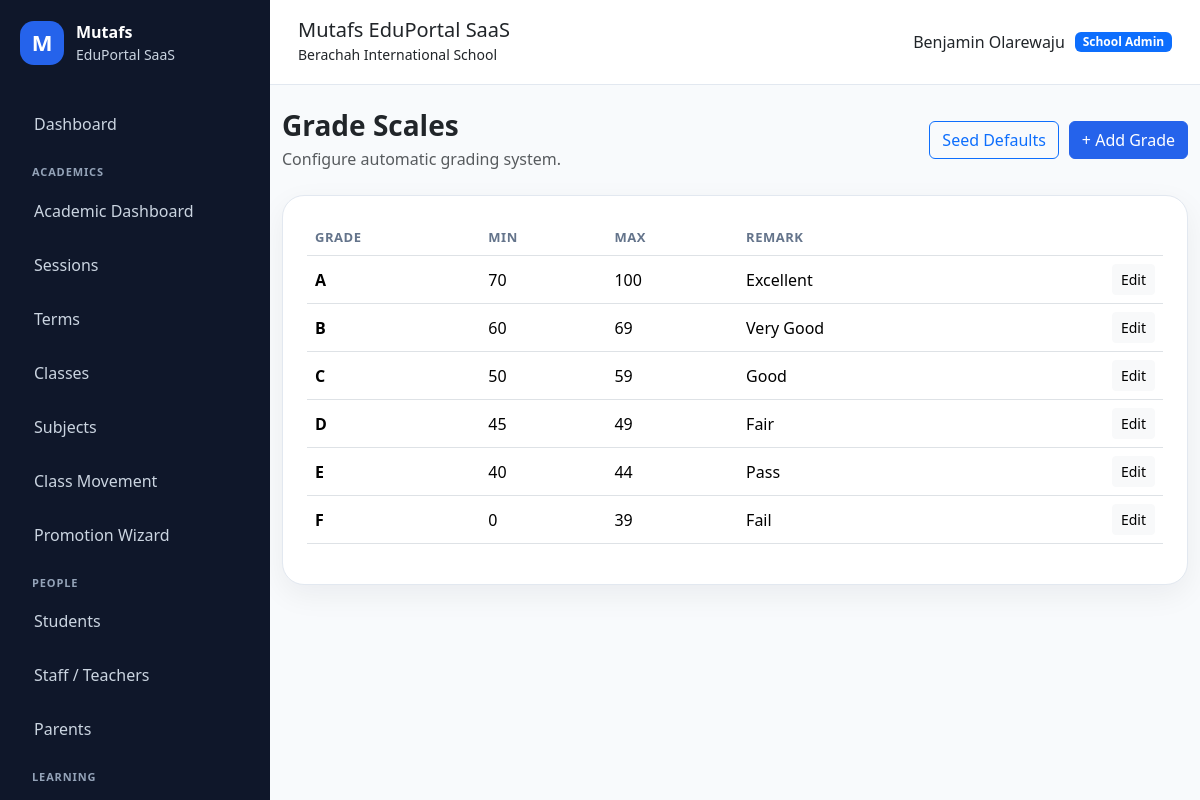
The app's page /results/grades/ (signed in) with its own data.
### apps/schools/models.py (models this page shows, shortened)
class School(models.Model):
    class SubscriptionStatus(models.TextChoices):
        TRIAL = "TRIAL", "Trial"
        ACTIVE = "ACTIVE", "Active"
        EXPIRED = "EXPIRED", "Expired"
        SUSPENDED = "SUSPENDED", "Suspended"
    name = models.CharField(max_length=255)
    slug = models.SlugField(max_length=255, unique=True, db_index=True)
    portal_subpath = models.SlugField(
        max_length=255,
        unique=True,
        help_text="Public portal path, e.g. berachah-school",
    )
    code = models.CharField(max_length=50, unique=True, db_index=True)
    email = models.EmailField(blank=True)
    phone = models.CharField(max_length=30, blank=True)
    address = models.TextField(blank=True)
    logo = models.ImageField(upload_to="school_logos/", blank=True, null=True)
    result_stamp = models.ImageField(
        upload_to="school_stamps/",
        blank=True,
        null=True,
    )
    is_active = models.BooleanField(default=True)
    is_verified = models.BooleanField(default=False)
    subscription_status = models.CharField(
        max_length=20,
        choices=SubscriptionStatus.choices,
        default=SubscriptionStatus.TRIAL,
        db_index=True,
    )
    subscription_start_date = models.DateField(null=True, blank=True)
    subscription_end_date = models.DateField(null=True, blank=True)
    result_checker_enabled = models.BooleanField(default=True)
    cbt_enabled = models.BooleanField(default=True)
    finance_enabled = models.BooleanField(default=True)
    parent_portal_enabled = models.BooleanField(default=True)
    custom_domain = models.CharField(
        max_length=255,
        blank=True,
        db_index=True,
        help_text="Example: schoolname.com",
    )
    subdomain = models.SlugField(
        max_length=100,
        blank=True,
        db_index=True,
        help_text="Example: brightstar",
    )
    primary_color = models.CharField(
        max_length=20,
        default="#2563eb",
    )
    secondary_color = models.CharField(
        max_length=20,
        default="#0f172a",
    )
    accent_color = models.CharField(
        max_length=20,
        default="#22c55e",
    )
    maintenance_mode = models.BooleanField(default=False)
    maintenance_message = models.TextField(
        blank=True,
        default="This school portal is temporarily under maintenance.",
    )
    storage_limit_mb = models.PositiveIntegerField(default=500)
    allow_custom_branding = models.BooleanField(default=True)
    created_at = models.DateTimeField(auto_now_add=True)
    updated_at = models.DateTimeField(auto_now=True)
    class Meta:
        ordering = ["name"]
        indexes = [
            models.Index(fields=["slug"]),
            models.Index(fields=["portal_subpath"]),
            models.Index(fields=["subscription_status"]),
            models.Index(fields=["is_active"]),
        ]
    @property
    def is_subscription_expired(self):
        if not self.subscription_end_date:
            return False
        return timezone.localdate() > self.subscription_end_date

### apps/accounts/models.py (models this page shows, shortened)
class User(AbstractUser):
    class Role(models.TextChoices):
        SUPER_ADMIN = "SUPER_ADMIN", "Super Admin"
        SCHOOL_ADMIN = "SCHOOL_ADMIN", "School Admin"
        TEACHER = "TEACHER", "Teacher"
        STUDENT = "STUDENT", "Student"
        PARENT = "PARENT", "Parent/Guardian"
    email = models.EmailField(unique=True)
    role = models.CharField(
        max_length=30,
        choices=Role.choices,
        default=Role.STUDENT,
        db_index=True,
    )
    school = models.ForeignKey(
        "schools.School",
        on_delete=models.SET_NULL,
        null=True,
        blank=True,
        related_name="users",
    )
    phone = models.CharField(max_length=30, blank=True)
    profile_picture = models.ImageField(
        upload_to="profiles/",
        blank=True,
        null=True,
    )
    must_change_password = models.BooleanField(default=False)
    last_login_ip = models.GenericIPAddressField(null=True, blank=True)
    last_activity_at = models.DateTimeField(null=True, blank=True)
    failed_login_attempts = models.PositiveIntegerField(default=0)
    created_at = models.DateTimeField(auto_now_add=True)
    updated_at = models.DateTimeField(auto_now=True)
    REQUIRED_FIELDS = ["email"]
    class Meta:
        indexes = [
            models.Index(fields=["role"]),
            models.Index(fields=["school", "role"]),
            models.Index(fields=["email"]),
        ]
    @property
    def is_super_admin(self):
        return self.role == self.Role.SUPER_ADMIN
    @property
    def is_school_admin(self):
        return self.role == self.Role.SCHOOL_ADMIN
    @property
    def is_teacher(self):
        return self.role == self.Role.TEACHER
    @property
    def is_student(self):
        return self.role == self.Role.STUDENT
    @property
    def is_parent(self):
        return self.role == self.Role.PARENT

### apps/results/models.py (models this page shows, shortened)
class GradeScale(models.Model):
    school = models.ForeignKey(
        "schools.School",
        on_delete=models.CASCADE,
        related_name="grade_scales",
    )
    grade = models.CharField(max_length=5)
    min_score = models.PositiveIntegerField()
    max_score = models.PositiveIntegerField()
    remark = models.CharField(max_length=100)
    class Meta:
        ordering = ["-min_score"]
        unique_together = ("school", "grade")

### apps/results/views.py (the view)
# urls.py: path("grades/", views.grade_scale_list, name="grade_scale_list"),
@login_required
@role_required(User.Role.SCHOOL_ADMIN)
def grade_scale_list(request):
    school = get_user_school(request)
    scales = GradeScale.objects.filter(school=school)
    return render(request, "results/grade_scale_list.html", {
        "scales": scales,
    })

### apps/core/context_processors.py (called while the page is built)
def global_context(request):
    user = getattr(request, "user", None)
    current_school = None
    subscription_expired = False
    if user and user.is_authenticated:
        current_school = getattr(user, "school", None)
        subscription_expired = getattr(request, "subscription_expired", False)
    return {
        "APP_NAME": "Mutafs EduPortal SaaS",
        "COMPANY_NAME": "Mutafs Global Technology",
        "current_school": current_school,
        "subscription_expired": subscription_expired,
    }

### apps/messaging/context_processors.py (called while the page is built)
def unread_messages_count(request):
    if not request.user.is_authenticated:
        return {
            "global_unread_messages_count": 0,
        }
    count = MessageReadStatus.objects.filter(
        user=request.user,
        is_read=False,
    ).count()
    return {
        "global_unread_messages_count": count,
    }

### apps/notifications/context_processors.py (called while the page is built)
def notification_context(request):
    if not request.user.is_authenticated:
        return {}
    notifications = UserNotification.objects.select_related(
        "announcement"
    ).filter(
        user=request.user,
        announcement__is_active=True,
        announcement__publish_at__lte=timezone.now(),
        is_read=False,
    )[:5]
    return {
        "global_notifications": notifications,
        "global_unread_notifications_count": notifications.count(),
    }

### apps/results/views.py (called while the page is built)
def get_user_school(request):
    return request.user.school

### apps/schools/context_processors.py (called while the page is built)
def tenant_context(request):
    school = None
    if request.user.is_authenticated:
        school = getattr(request.user, "school", None)
    return {
        "tenant_school": school,
    }

### templates/results/grade_scale_list.html
{% extends "base.html" %}
{% block content %}
<div class="d-flex flex-wrap justify-content-between align-items-center mb-4 gap-2">
    <div>
        <h3 class="fw-bold mb-1">Grade Scales</h3>
        <p class="text-muted mb-0">Configure automatic grading system.</p>
    </div>
    <div class="page-actions">
        <a href="{% url 'seed_default_grade_scales' %}" class="btn btn-outline-primary">Seed Defaults</a>
        <a href="{% url 'grade_scale_create' %}" class="btn btn-primary">+ Add Grade</a>
    </div>
</div>
<div class="content-card">
    <table class="table align-middle">
        <thead>
            <tr>
                <th>Grade</th>
                <th>Min</th>
                <th>Max</th>
                <th>Remark</th>
                <th></th>
            </tr>
        </thead>
        <tbody>
            {% for scale in scales %}
                <tr>
                    <td><strong>{{ scale.grade }}</strong></td>
                    <td>{{ scale.min_score }}</td>
                    <td>{{ scale.max_score }}</td>
                    <td>{{ scale.remark }}</td>
                    <td class="text-end">
                        <a href="{% url 'grade_scale_update' scale.pk %}" class="btn btn-sm btn-light">Edit</a>
                    </td>
                </tr>
            {% empty %}
                <tr>
                    <td colspan="5" class="text-center text-muted py-4">
                        No grade scale yet. Click “Seed Defaults”.
                    </td>
                </tr>
            {% endfor %}
        </tbody>
    </table>
</div>
{% endblock %}

### templates/partials/navbar.html
<header class="topbar">
    <div>
        <h5 class="mb-0">{{ APP_NAME }}</h5>
        {% if current_school %}
            <small>{{ current_school.name }}</small>
        {% else %}
            <small>{{ COMPANY_NAME }}</small>
        {% endif %}
    </div>
    <div class="topbar-user">
        {% if request.user.is_authenticated %}
            <span>{{ request.user.get_full_name|default:request.user.username }}</span>
            <span class="badge bg-primary">{{ request.user.get_role_display }}</span>
        {% endif %}
    </div>
</header>

### static/css/dashboard.css (style rules this page uses)
:root { --primary: #2563eb; --dark: #0f172a; --muted: #64748b; --bg: #f8fafc; --card: #ffffff; --border: #e2e8f0; }
body { background: var(--bg); font-family: system-ui, -apple-system, BlinkMacSystemFont, "Segoe UI", sans-serif; }
.topbar { background: white; border-bottom: 1px solid var(--border); padding: 18px 28px; display: flex; justify-content: space-between; align-items: center; }
.topbar-user { display: flex; gap: 10px; align-items: center; }
.content-card { background: #ffffff; border: 1px solid var(--border); border-radius: 22px; padding: 24px; box-shadow: 0 10px 30px rgba(15, 23, 42, 0.06); }
.table thead th { color: #64748b; font-size: 13px; text-transform: uppercase; letter-spacing: 0.04em; }
.page-actions { display: flex; gap: 10px; flex-wrap: wrap; }

### records on screen
School: name "Berachah International School"
User: user.get_full_name "Benjamin Olarewaju", user.role "School Admin"
GradeScale: grade "A", min_score "70", max_score "100", remark "Excellent"
GradeScale: grade "B", min_score "60", max_score "69", remark "Very Good"
GradeScale: grade "C", min_score "50", max_score "59", remark "Good"
GradeScale: grade "D", min_score "45", max_score "49", remark "Fair"
GradeScale: grade "E", min_score "40", max_score "44", remark "Pass"
GradeScale: grade "F", min_score "0", max_score "39", remark "Fail"

### other values on screen
{{ APP_NAME }} "Mutafs EduPortal SaaS"
